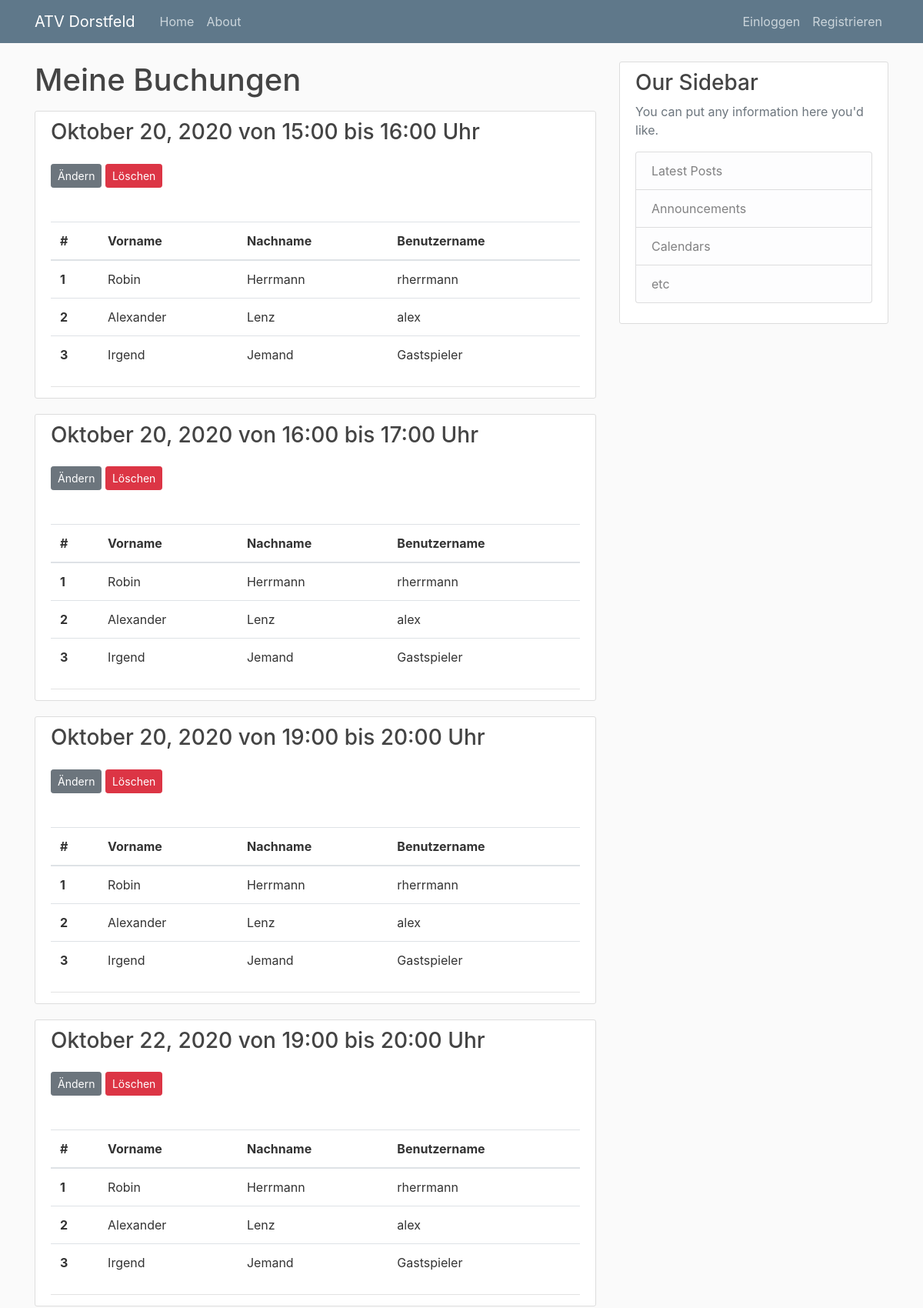
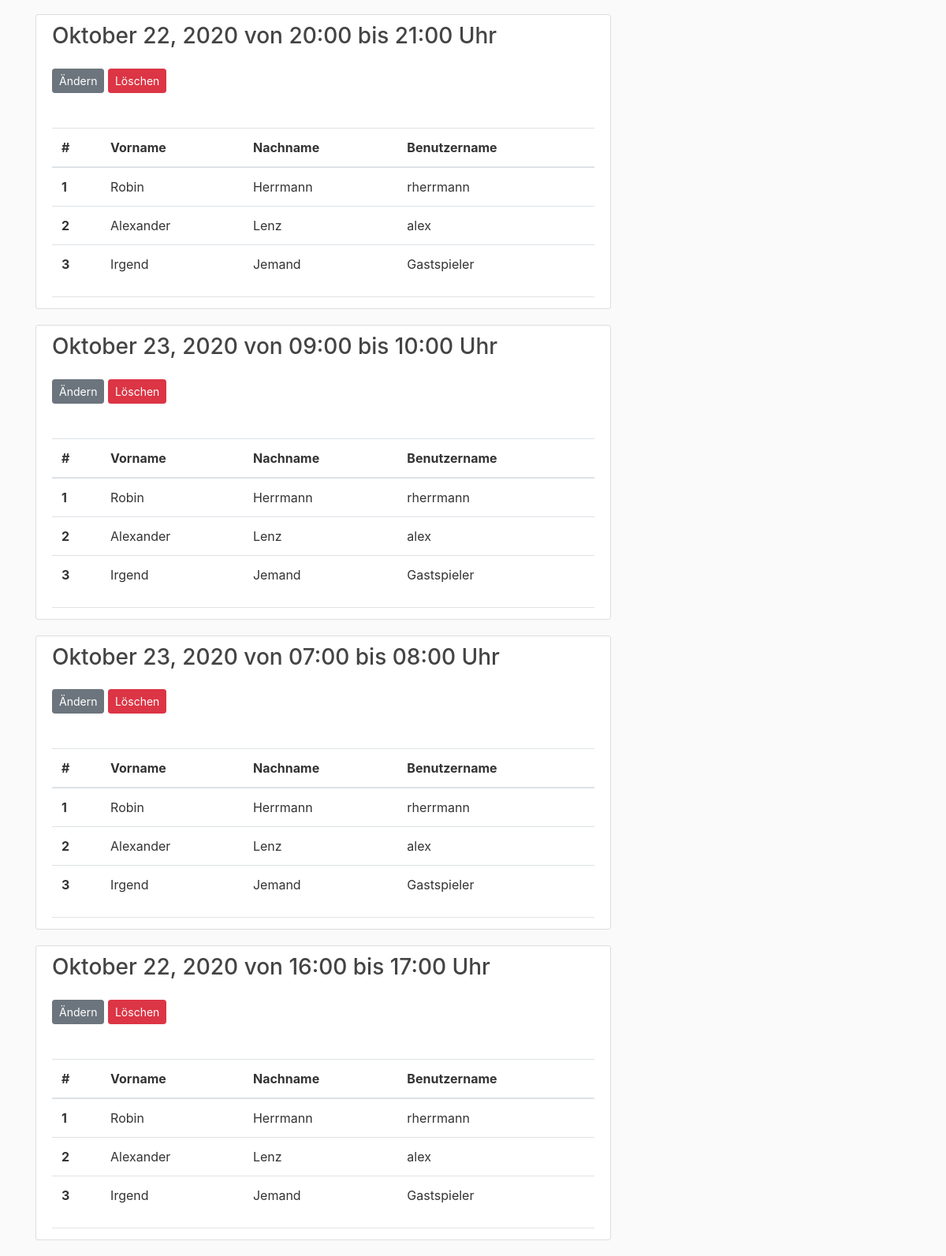
Before: /reservation/own/ with the older database file (2 pictures, top to bottom).
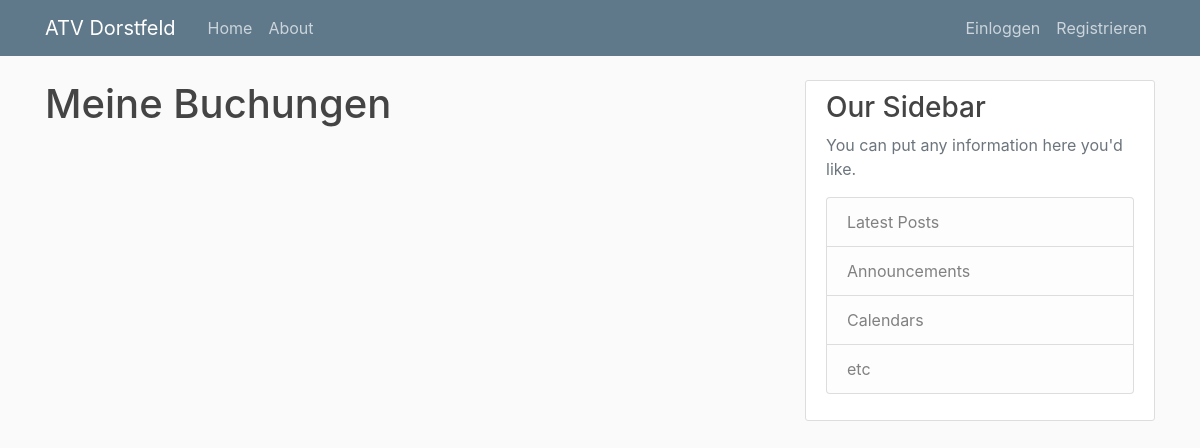
After: the same page with the newer database file.
### courts/model.py (models this page shows, shortened)
class Reservation(models.Model):
    court = models.ForeignKey(Court, on_delete=models.CASCADE)
    author = models.ForeignKey(User, on_delete=models.CASCADE, null=True)
    start_datetime = models.DateTimeField()
    end_datetime = models.DateTimeField()

### courts/views.py (the view)
# urls.py: path('reservation/own/', ReservationsListView.as_view(), name='reservations-own'),
class ReservationsListView(ListView):
    model = Reservation
    template_name = "courts/reservations.html"
    context_object_name = 'reservations'

### courts/templates/courts/reservations.html (shortened to what this page needs)
{% extends "courts/base.html" %}
{% block content %}
<h1 class="mb-3">Meine Buchungen</h1>
{% for reservation in reservations %}
<article class="media content-section">
    <div class="media-body">
        <h3><a class="article-title">{{ post.title }}{{reservation.start_datetime|date:"F d, Y"}} von
            {{reservation.start_datetime|date:"H:i"}} bis {{reservation.end_datetime|date:"H:i"}} Uhr</a></h3>
            <div>
                <a class="btn btn-secondary btn-sm mt-3 mb-1" href="#">Ändern</a>
                <a class="btn btn-danger btn-sm mt-3 mb-1" href="{% url 'reservation-delete' reservation.id %}">Löschen</a>
            </div>
        <div class="article-metadata">
            <div>
                <p class="article-content">
                <table class="table">
                    <thead>
                    <tr>
                        <th scope="col">#</th>
                        <th scope="col">Vorname</th>
                        <th scope="col">Nachname</th>
                        <th scope="col">Benutzername</th>
                    </tr>
                    </thead>
                    <tbody>
                    <tr>
                        <th scope="row">1</th>
                        <td>Robin</td>
                        <td>Herrmann</td>
                        <td>rherrmann</td>
                    </tr>
                    <tr>
                        <th scope="row">2</th>
                        <td>Alexander</td>
                        <td>Lenz</td>
                        <td>alex</td>
                    </tr>
                    <tr>
                        <th scope="row">3</th>
                        <td>Irgend</td>
                        <td>Jemand</td>
                        <td>Gastspieler</td>
                    </tr>
                    </tbody>
                </table>
                </p>
            </div>
        </div>
    </div>
</article>
{% endfor %}
{% endblock content %}

Changed rows visible on the page:
removed Reservation: start_datetime "Oktober 20, 2020", start_datetime "15:00", end_datetime "16:00"
removed Reservation: start_datetime "Oktober 20, 2020", start_datetime "16:00", end_datetime "17:00"
removed Reservation: start_datetime "Oktober 20, 2020", start_datetime "19:00", end_datetime "20:00"
removed Reservation: start_datetime "Oktober 22, 2020", start_datetime "19:00", end_datetime "20:00"
removed Reservation: start_datetime "Oktober 22, 2020", start_datetime "20:00", end_datetime "21:00"
removed Reservation: start_datetime "Oktober 23, 2020", start_datetime "09:00", end_datetime "10:00"
removed Reservation: start_datetime "Oktober 23, 2020", start_datetime "07:00", end_datetime "08:00"
removed Reservation: start_datetime "Oktober 22, 2020", start_datetime "16:00", end_datetime "17:00"
